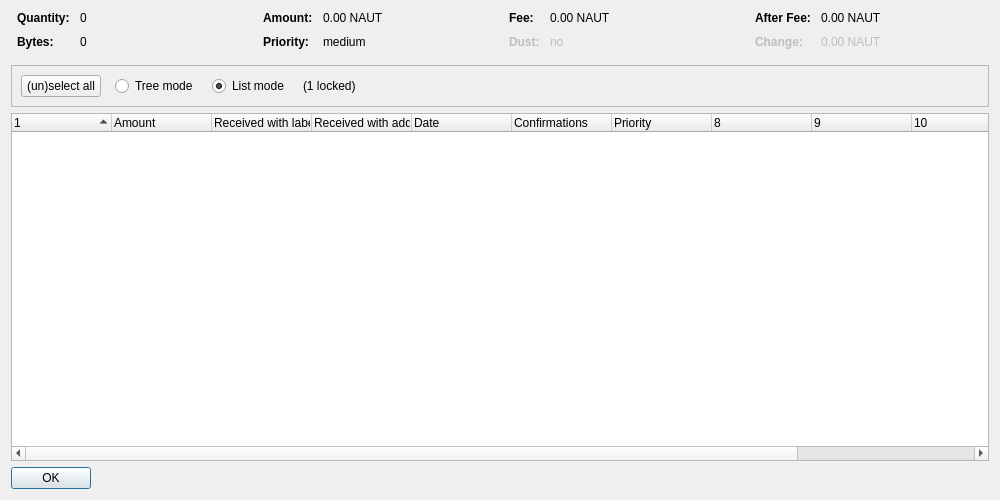
<?xml version="1.0" encoding="UTF-8"?>
<ui version="4.0">
 <class>CoinControlDialog</class>
 <widget class="QDialog" name="CoinControlDialog">
  <property name="geometry">
   <rect>
    <x>0</x>
    <y>0</y>
    <width>1000</width>
    <height>500</height>
   </rect>
  </property>
  <property name="windowTitle">
   <string>Coin Selection</string>
  </property>
  <layout class="QVBoxLayout" name="verticalLayout">
   <item>
    <layout class="QHBoxLayout" name="horizontalLayoutTop" stretch="0,0,0,0">
     <property name="topMargin">
      <number>0</number>
     </property>
     <property name="bottomMargin">
      <number>10</number>
     </property>
     <item>
      <layout class="QFormLayout" name="formLayoutCoinControl1">
       <property name="horizontalSpacing">
        <number>10</number>
       </property>
       <property name="verticalSpacing">
        <number>10</number>
       </property>
       <property name="leftMargin">
        <number>6</number>
       </property>
       <property name="rightMargin">
        <number>6</number>
       </property>
       <item row="0" column="0">
        <widget class="QLabel" name="labelCoinControlQuantityText">
         <property name="font">
          <font>
           <weight>75</weight>
           <bold>true</bold>
          </font>
         </property>
         <property name="text">
          <string>Quantity:</string>
         </property>
        </widget>
       </item>
       <item row="0" column="1">
        <widget class="QLabel" name="labelCoinControlQuantity">
         <property name="cursor">
          <cursorShape>IBeamCursor</cursorShape>
         </property>
         <property name="contextMenuPolicy">
          <enum>Qt::ActionsContextMenu</enum>
         </property>
         <property name="text">
          <string notr="true">0</string>
         </property>
         <property name="textInteractionFlags">
          <set>Qt::LinksAccessibleByMouse|Qt::TextSelectableByKeyboard|Qt::TextSelectableByMouse</set>
         </property>
        </widget>
       </item>
       <item row="1" column="0">
        <widget class="QLabel" name="labelCoinControlBytesText">
         <property name="font">
          <font>
           <weight>75</weight>
           <bold>true</bold>
          </font>
         </property>
         <property name="text">
          <string>Bytes:</string>
         </property>
        </widget>
       </item>
       <item row="1" column="1">
        <widget class="QLabel" name="labelCoinControlBytes">
         <property name="cursor">
          <cursorShape>IBeamCursor</cursorShape>
         </property>
         <property name="contextMenuPolicy">
          <enum>Qt::ActionsContextMenu</enum>
         </property>
         <property name="text">
          <string notr="true">0</string>
         </property>
         <property name="textInteractionFlags">
          <set>Qt::LinksAccessibleByMouse|Qt::TextSelectableByKeyboard|Qt::TextSelectableByMouse</set>
         </property>
        </widget>
       </item>
      </layout>
     </item>
     <item>
      <layout class="QFormLayout" name="formLayoutCoinControl2">
       <property name="horizontalSpacing">
        <number>10</number>
       </property>
       <property name="verticalSpacing">
        <number>10</number>
       </property>
       <property name="leftMargin">
        <number>6</number>
       </property>
       <property name="rightMargin">
        <number>6</number>
       </property>
       <item row="0" column="0">
        <widget class="QLabel" name="labelCoinControlAmountText">
         <property name="font">
          <font>
           <weight>75</weight>
           <bold>true</bold>
          </font>
         </property>
         <property name="text">
          <string>Amount:</string>
         </property>
        </widget>
       </item>
       <item row="0" column="1">
        <widget class="QLabel" name="labelCoinControlAmount">
         <property name="cursor">
          <cursorShape>IBeamCursor</cursorShape>
         </property>
         <property name="contextMenuPolicy">
          <enum>Qt::ActionsContextMenu</enum>
         </property>
         <property name="text">
          <string notr="true">0.00 NAUT</string>
         </property>
         <property name="textInteractionFlags">
          <set>Qt::LinksAccessibleByMouse|Qt::TextSelectableByKeyboard|Qt::TextSelectableByMouse</set>
         </property>
        </widget>
       </item>
       <item row="1" column="0">
        <widget class="QLabel" name="labelCoinControlPriorityText">
         <property name="font">
          <font>
           <weight>75</weight>
           <bold>true</bold>
          </font>
         </property>
         <property name="text">
          <string>Priority:</string>
         </property>
        </widget>
       </item>
       <item row="1" column="1">
        <widget class="QLabel" name="labelCoinControlPriority">
         <property name="cursor">
          <cursorShape>IBeamCursor</cursorShape>
         </property>
         <property name="contextMenuPolicy">
          <enum>Qt::ActionsContextMenu</enum>
         </property>
         <property name="text">
          <string notr="true">medium</string>
         </property>
         <property name="textInteractionFlags">
          <set>Qt::LinksAccessibleByMouse|Qt::TextSelectableByKeyboard|Qt::TextSelectableByMouse</set>
         </property>
        </widget>
       </item>
      </layout>
     </item>
     <item>
      <layout class="QFormLayout" name="formLayoutCoinControl3">
       <property name="horizontalSpacing">
        <number>10</number>
       </property>
       <property name="verticalSpacing">
        <number>10</number>
       </property>
       <property name="leftMargin">
        <number>6</number>
       </property>
       <property name="rightMargin">
        <number>6</number>
       </property>
       <item row="0" column="0">
        <widget class="QLabel" name="labelCoinControlFeeText">
         <property name="font">
          <font>
           <weight>75</weight>
           <bold>true</bold>
          </font>
         </property>
         <property name="text">
          <string>Fee:</string>
         </property>
        </widget>
       </item>
       <item row="0" column="1">
        <widget class="QLabel" name="labelCoinControlFee">
         <property name="cursor">
          <cursorShape>IBeamCursor</cursorShape>
         </property>
         <property name="contextMenuPolicy">
          <enum>Qt::ActionsContextMenu</enum>
         </property>
         <property name="text">
          <string notr="true">0.00 NAUT</string>
         </property>
         <property name="textInteractionFlags">
          <set>Qt::LinksAccessibleByMouse|Qt::TextSelectableByKeyboard|Qt::TextSelectableByMouse</set>
         </property>
        </widget>
       </item>
       <item row="1" column="0">
        <widget class="QLabel" name="labelCoinControlLowOutputText">
         <property name="enabled">
          <bool>false</bool>
         </property>
         <property name="font">
          <font>
           <weight>75</weight>
           <bold>true</bold>
          </font>
         </property>
         <property name="text">
          <string>Dust:</string>
         </property>
        </widget>
       </item>
       <item row="1" column="1">
        <widget class="QLabel" name="labelCoinControlLowOutput">
         <property name="enabled">
          <bool>false</bool>
         </property>
         <property name="cursor">
          <cursorShape>IBeamCursor</cursorShape>
         </property>
         <property name="contextMenuPolicy">
          <enum>Qt::ActionsContextMenu</enum>
         </property>
         <property name="text">
          <string notr="true">no</string>
         </property>
         <property name="textInteractionFlags">
          <set>Qt::LinksAccessibleByMouse|Qt::TextSelectableByKeyboard|Qt::TextSelectableByMouse</set>
         </property>
        </widget>
       </item>
      </layout>
     </item>
     <item>
      <layout class="QFormLayout" name="formLayoutCoinControl4">
       <property name="horizontalSpacing">
        <number>10</number>
       </property>
       <property name="verticalSpacing">
        <number>10</number>
       </property>
       <property name="leftMargin">
        <number>6</number>
       </property>
       <property name="rightMargin">
        <number>6</number>
       </property>
       <item row="0" column="0">
        <widget class="QLabel" name="labelCoinControlAfterFeeText">
         <property name="font">
          <font>
           <weight>75</weight>
           <bold>true</bold>
          </font>
         </property>
         <property name="text">
          <string>After Fee:</string>
         </property>
        </widget>
       </item>
       <item row="0" column="1">
        <widget class="QLabel" name="labelCoinControlAfterFee">
         <property name="cursor">
          <cursorShape>IBeamCursor</cursorShape>
         </property>
         <property name="contextMenuPolicy">
          <enum>Qt::ActionsContextMenu</enum>
         </property>
         <property name="text">
          <string notr="true">0.00 NAUT</string>
         </property>
         <property name="textInteractionFlags">
          <set>Qt::LinksAccessibleByMouse|Qt::TextSelectableByKeyboard|Qt::TextSelectableByMouse</set>
         </property>
        </widget>
       </item>
       <item row="1" column="0">
        <widget class="QLabel" name="labelCoinControlChangeText">
         <property name="enabled">
          <bool>false</bool>
         </property>
         <property name="font">
          <font>
           <weight>75</weight>
           <bold>true</bold>
          </font>
         </property>
         <property name="text">
          <string>Change:</string>
         </property>
        </widget>
       </item>
       <item row="1" column="1">
        <widget class="QLabel" name="labelCoinControlChange">
         <property name="enabled">
          <bool>false</bool>
         </property>
         <property name="cursor">
          <cursorShape>IBeamCursor</cursorShape>
         </property>
         <property name="contextMenuPolicy">
          <enum>Qt::ActionsContextMenu</enum>
         </property>
         <property name="text">
          <string notr="true">0.00 NAUT</string>
         </property>
         <property name="textInteractionFlags">
          <set>Qt::LinksAccessibleByMouse|Qt::TextSelectableByKeyboard|Qt::TextSelectableByMouse</set>
         </property>
        </widget>
       </item>
      </layout>
     </item>
    </layout>
   </item>
   <item>
    <widget class="QFrame" name="frame">
     <property name="minimumSize">
      <size>
       <width>0</width>
       <height>40</height>
      </size>
     </property>
     <property name="frameShape">
      <enum>QFrame::StyledPanel</enum>
     </property>
     <property name="frameShadow">
      <enum>QFrame::Sunken</enum>
     </property>
     <layout class="QHBoxLayout" name="horizontalLayout">
      <item>
       <layout class="QHBoxLayout" name="horizontalLayoutPanel" stretch="0,0,0,0,0">
        <property name="spacing">
         <number>14</number>
        </property>
        <item>
         <widget class="QPushButton" name="pushButtonSelectAll">
          <property name="sizePolicy">
           <sizepolicy hsizetype="Maximum" vsizetype="Fixed">
            <horstretch>0</horstretch>
            <verstretch>0</verstretch>
           </sizepolicy>
          </property>
          <property name="text">
           <string>(un)select all</string>
          </property>
          <property name="autoDefault">
           <bool>false</bool>
          </property>
         </widget>
        </item>
        <item>
         <widget class="QRadioButton" name="radioTreeMode">
          <property name="sizePolicy">
           <sizepolicy hsizetype="Maximum" vsizetype="Fixed">
            <horstretch>0</horstretch>
            <verstretch>0</verstretch>
           </sizepolicy>
          </property>
          <property name="text">
           <string>Tree mode</string>
          </property>
         </widget>
        </item>
        <item>
         <widget class="QRadioButton" name="radioListMode">
          <property name="sizePolicy">
           <sizepolicy hsizetype="Maximum" vsizetype="Fixed">
            <horstretch>0</horstretch>
            <verstretch>0</verstretch>
           </sizepolicy>
          </property>
          <property name="text">
           <string>List mode</string>
          </property>
          <property name="checked">
           <bool>true</bool>
          </property>
         </widget>
        </item>
        <item>
         <widget class="QLabel" name="labelLocked">
          <property name="text">
           <string notr="true">(1 locked)</string>
          </property>
         </widget>
        </item>
        <item>
         <spacer name="horizontalSpacer">
          <property name="orientation">
           <enum>Qt::Horizontal</enum>
          </property>
          <property name="sizeHint" stdset="0">
           <size>
            <width>40</width>
            <height>20</height>
           </size>
          </property>
         </spacer>
        </item>
       </layout>
      </item>
     </layout>
    </widget>
   </item>
   <item>
    <widget class="CoinControlTreeWidget" name="treeWidget">
     <property name="contextMenuPolicy">
      <enum>Qt::CustomContextMenu</enum>
     </property>
     <property name="sortingEnabled">
      <bool>false</bool>
     </property>
     <property name="columnCount">
      <number>12</number>
     </property>
     <attribute name="headerShowSortIndicator" stdset="0">
      <bool>true</bool>
     </attribute>
     <attribute name="headerStretchLastSection">
      <bool>false</bool>
     </attribute>
     <column>
      <property name="text">
       <string/>
      </property>
     </column>
     <column>
      <property name="text">
       <string>Amount</string>
      </property>
     </column>
     <column>
      <property name="text">
       <string>Received with label</string>
      </property>
     </column>
     <column>
      <property name="text">
       <string>Received with address</string>
      </property>
     </column>
     <column>
      <property name="text">
       <string>Date</string>
      </property>
     </column>
     <column>
      <property name="text">
       <string>Confirmations</string>
      </property>
      <property name="toolTip">
       <string>Confirmed</string>
      </property>
     </column>
     <column>
      <property name="text">
       <string>Priority</string>
      </property>
     </column>
     <column>
      <property name="text">
       <string/>
      </property>
     </column>
     <column>
      <property name="text">
       <string/>
      </property>
     </column>
     <column>
      <property name="text">
       <string/>
      </property>
     </column>
     <column>
      <property name="text">
       <string/>
      </property>
     </column>
     <column>
      <property name="text">
       <string/>
      </property>
     </column>
    </widget>
   </item>
   <item>
    <widget class="QDialogButtonBox" name="buttonBox">
     <property name="sizePolicy">
      <sizepolicy hsizetype="Maximum" vsizetype="Fixed">
       <horstretch>0</horstretch>
       <verstretch>0</verstretch>
      </sizepolicy>
     </property>
     <property name="orientation">
      <enum>Qt::Horizontal</enum>
     </property>
     <property name="standardButtons">
      <set>QDialogButtonBox::Ok</set>
     </property>
    </widget>
   </item>
  </layout>
 </widget>
 <customwidgets>
  <customwidget>
   <class>CoinControlTreeWidget</class>
   <extends>QTreeWidget</extends>
   <header>coincontroltreewidget.h</header>
  </customwidget>
 </customwidgets>
 <resources/>
 <connections/>
</ui>
